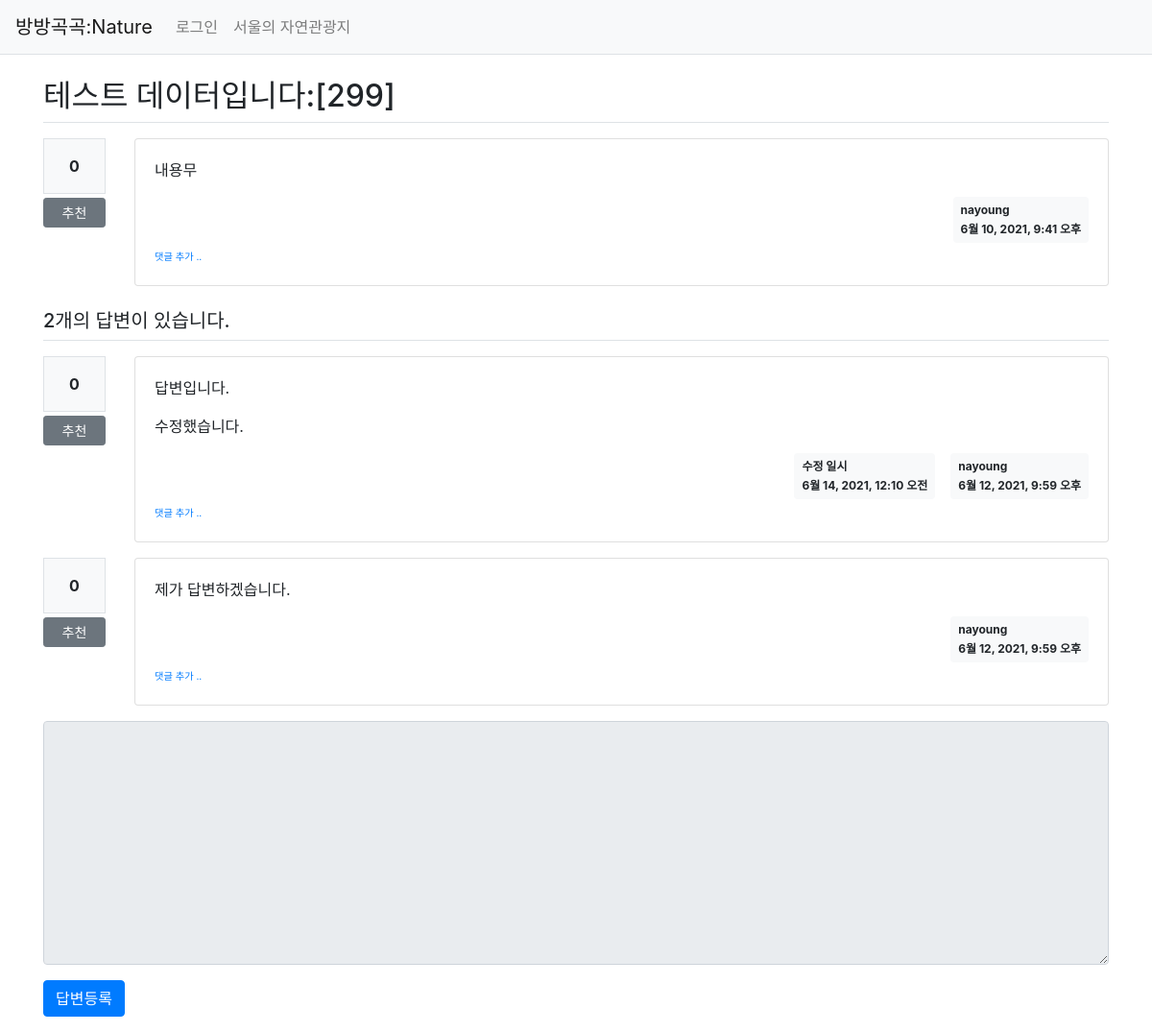
Before: /pybo/305/ with the older database file.
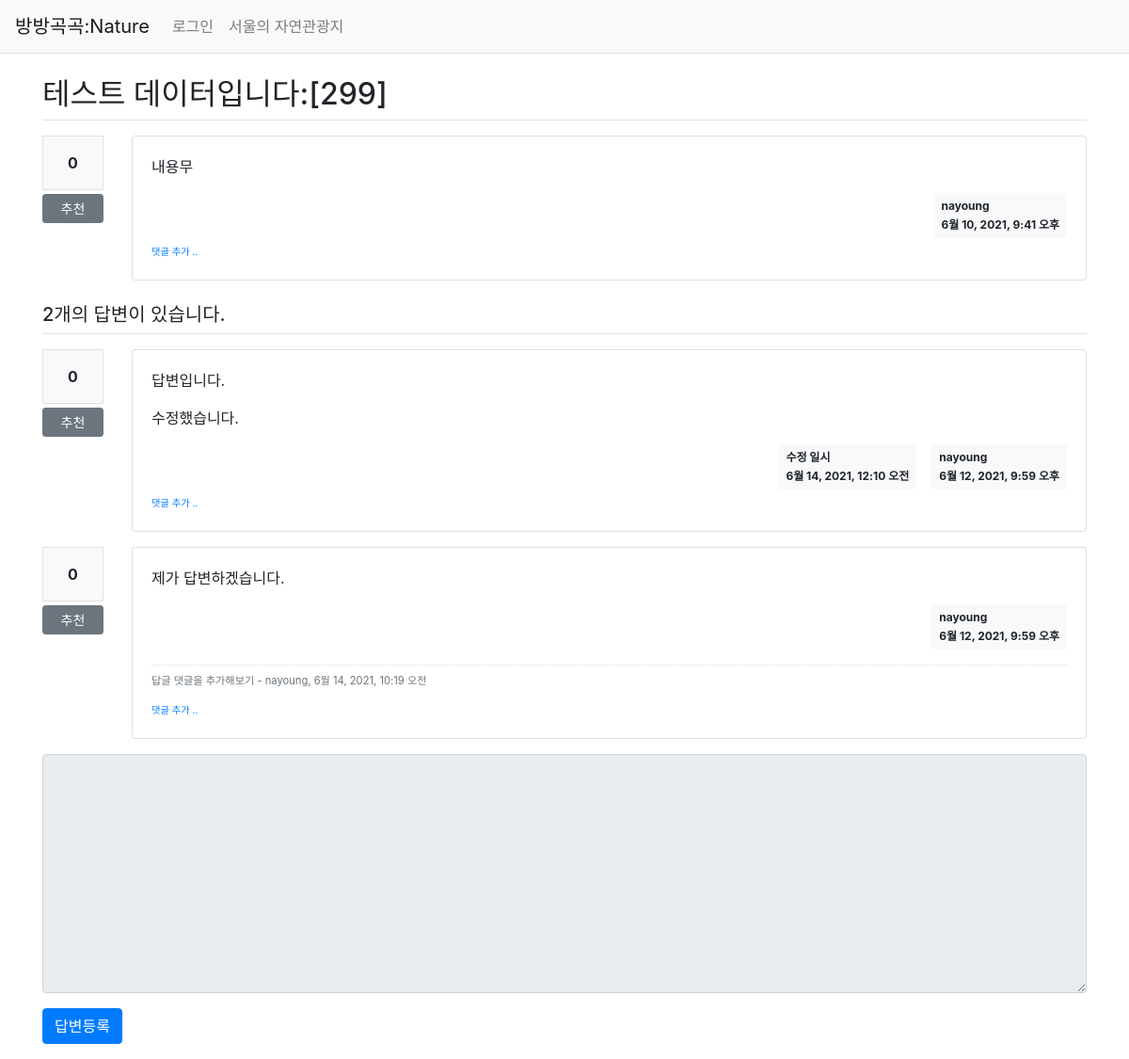
After: the same page with the newer database file.
### pybo/models.py (models this page shows, shortened)
class Question(models.Model):
    subject = models.CharField(max_length=200)
    content = models.TextField()
    create_date = models.DateTimeField()
    author = models.ForeignKey(User, on_delete=models.CASCADE)
    modify_date = models.DateTimeField(null=True, blank=True)
    voter = models.ManyToManyField(User, related_name='voter_question')

class Answer(models.Model):
    question = models.ForeignKey(Question, on_delete=models.CASCADE)
    content = models.TextField()
    create_date = models.DateTimeField()
    author = models.ForeignKey(User, on_delete=models.CASCADE, related_name='author_answer')
    modify_date = models.DateTimeField(null=True, blank=True)
    voter = models.ManyToManyField(User, related_name='voter_answer')

class Comment(models.Model):
    author = models.ForeignKey(User, on_delete=models.CASCADE)
    content = models.TextField()
    create_date = models.DateTimeField()
    modify_date = models.DateTimeField(null=True, blank=True)
    question = models.ForeignKey(Question, null=True, blank=True, on_delete=models.CASCADE)
    answer = models.ForeignKey(Answer, null=True, blank=True, on_delete=models.CASCADE)

### pybo/views/base_views.py (the view)
def detail(request, question_id):
    question = get_object_or_404(Question, pk=question_id)
    context = {'question': question}
    return render(request, 'pybo/question_detail.html', context)

### pybo/templatetags/pybo_filter.py (called while the page is built)
@register.filter()
def mark(value):
    extensions = ["nl2br", "fenced_code"]
    return mark_safe(markdown.markdown(value, extensions=extensions))

### templates/pybo/question_detail.html (shortened to what this page needs)
{% extends 'base.html' %}
{% load pybo_filter %}
{% block content %}
<div class="container my-3">
    <h2 class="border-bottom py-2">{{ question.subject }}</h2>
    <div class="row my-3">
        <div class="col-1">
            <div class="bg-light text-center p-3 border font-weight-bolder mb-1">{{question.voter.count}}</div>
            <a href="#" data-uri="{% url 'pybo:vote_question' question.id  %}"
               class="recommend btn btn-sm btn-secondary btn-block my-1">추천</a>
        </div>
        <div class="col-11">
    <div class="card">
        <div class="card-body">
            <div class="card-text">{{ question.content|mark }}</div>
            <div class="d-flex justify-content-end">
            <div class="badge badge-light p-2 text-left">
            <div class="mb-2">{{ question.author.username }}</div>
            <div>{{ question.create_date }}</div>
            </div>
        </div>
        <div>
        <a href="{% url 'pybo:comment_create_question' question.id  %}"
           class="small"><small>댓글 추가 ..</small></a>
        </div>
        </div>
        </div>
       </div>
    </div>
    <h5 class="border-bottom my-3 py-2">{{question.answer_set.count}}개의 답변이 있습니다.</h5>
    {% for answer in question.answer_set.all %}
    <div class="row my-3">
        <div class="col-1">
            <div class="bg-light text-center p-3 border font-weight-bolder mb-1">{{answer.voter.count}}</div>
            <a href="#" data-uri="{% url 'pybo:vote_answer' answer.id  %}"
                class="recommend btn btn-sm btn-secondary btn-block my-1">추천</a>
        </div>
        <div class="col-11">
    <div class="card">
        <div class="card-body">
            <div class="card-text">{{ answer.content|mark }}</div>
            <div class="d-flex justify-content-end">
            {% if answer.modify_date %}
            <div class="badge badge-light p-2 text-left mx-3">
                <div class="mb-2">수정 일시</div>
                <div>{{ answer.modify_date }}</div>
            </div>
            {% endif %}
            <div class="badge badge-light p-2 text-left">
            <div class="mb-2">{{ answer.author.username }}</div>
            <div>{{ answer.create_date }}</div>
                </div>
            </div>
            {% if answer.comment_set.count > 0 %}
            <div class="mt-3">
            {% for comment in answer.comment_set.all %}
            <div class="comment py-2 text-muted">
                <span style="white-space: pre-line;">{{ comment.content }}</span>
                <span>
                    - {{ comment.author }}, {{ comment.create_date }}
                </span>
            </div>
            {% endfor %}
            </div>
            {% endif %}
            <div>
            <a href="{% url 'pybo:comment_create_answer' answer.id  %}"
               class="small"><small>댓글 추가 ..</small></a>
            </div>
        </div>
        </div>
        </div>
    </div>
    {% endfor %}
    <form action="{% url 'pybo:answer_create' question.id %}" method="post" class="my-3">
        <div class="form-group">
            <textarea {% if not user.is_authenticated %}disabled{% endif %}
             name="content" id="content" class="form-control" rows="10"></textarea>
        </div>
        <input type="submit" value="답변등록" class="btn btn-primary">
    </form>
</div>
{% endblock %}

### templates/base.html (shortened to what this page needs)
{% load static %}
<!doctype html>
<html lang="ko">
<head>
    <link rel="stylesheet" type="text/css" href="{% static 'bootstrap.min.css' %}">
    <link rel="stylesheet" type="text/css" href="{% static 'style.css' %}">
</head>
<body>
{% include "navbar.html" %}
{% block content %}
{% endblock %}
</body>
</html>

### templates/navbar.html (shortened to what this page needs)
<nav class="navbar navbar-expand-lg navbar-light bg-light border-bottom">
	<a class="navbar-brand" href="{% url 'pybo:index' %}">방방곡곡:Nature</a>
	<div class="collapse navbar-collapse flex-grow-0" id="navbarNav">
	    <ul class="navbar-nav">
		<li class="nav-item ">
			{% if user.is_authenticated %}
    			<a class="nav-link" href="{% url 'common:logout' %}">{{ user.username }} (로그아웃)</a>
    			{% else %}
		    	<a class="nav-link" href="{% url 'common:login' %}">로그인</a>
			{% endif %}
		<li class="nav-item "><a class="nav-link" href="{% url 'common:forest' %}">서울의 자연관광지</a></li>
		</li>
	    </ul>
	</div>
    </nav>

### static/style.css (style rules this page uses)
.comment { border-top:dotted 1px #ddd; font-size:0.7em; }

Changed rows visible on the page:
added Comment: content "답글 댓글을 추가해보기", author "nayoung", create_date "6월 14, 2021, 10:19 오전", shown under Answer "제가 답변하겠습니다."
